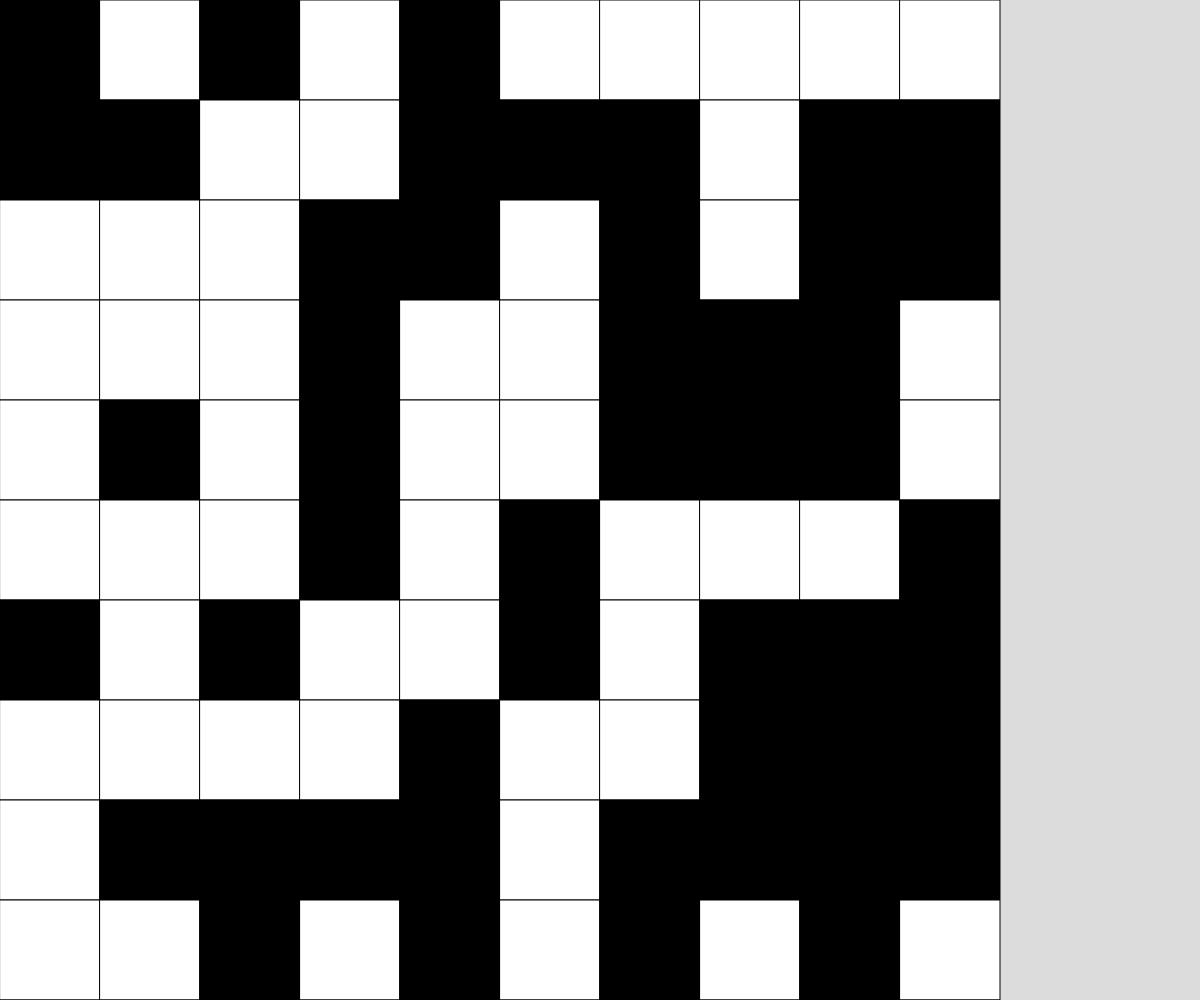
Frame 1 (no input)
Frame 60 (no input): identical to frame 1, image omitted
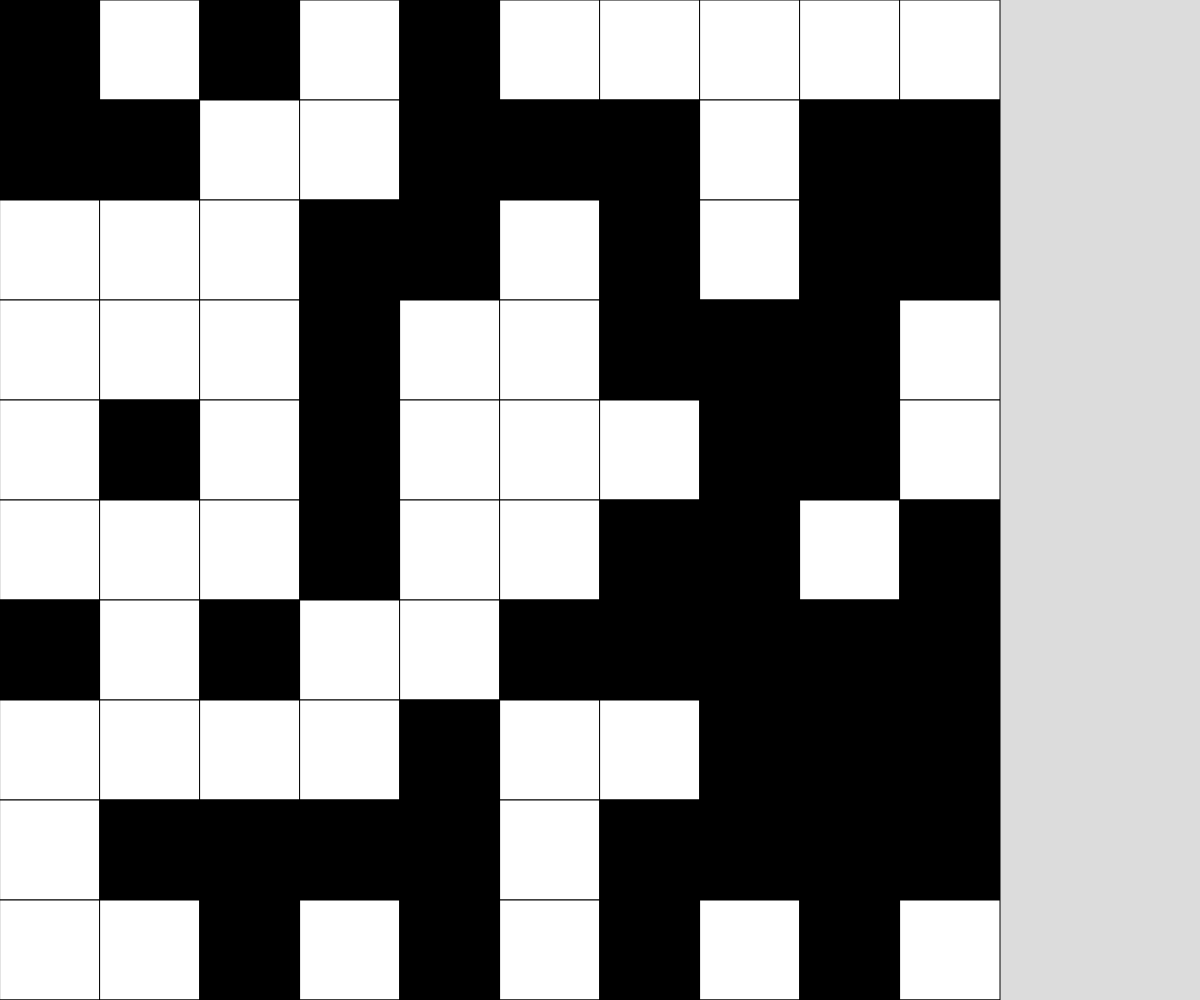
Frame 120 (the mouse pressed at the canvas centre since frame 60)

The p5.js sketch that drew these frames (run headless with seeded random() and noise() and a simulated clock; from frame 60 on, the mouse is pressed at the canvas centre):

// p5.js sketch
// ── sketch.js
// 2d rectangular grid demo

const CELL_SIZE = 100;
let rows;
let cols;
let grid;
let white = false;

function setup() {
  createCanvas(windowWidth, windowHeight);
  rows = Math.floor(height/CELL_SIZE);
  cols = Math.floor(width/CELL_SIZE);
  grid = generateGrid(cols,rows);
}

function draw() {
  background(220);


  displayGrid();
}

function generateGrid(cols,rows){
  newGrid = [];
  for (let y = 0; y < cols; y++){
    newGrid.push([]);
    for (let x = 0; x < rows; x++){
      clr = random(100);
      if (clr < 50 || white){
        newGrid[y].push(0);
      }
      else{
        newGrid[y].push(1);
      }
    }
  }
  return newGrid;
}



function displayGrid(){
  for (let y = 0; y < cols; y++){
    for (let x = 0; x < rows; x++){
      if (grid[y][x] === 0){
        fill('white');
      }
      else if(grid[y][x] === 1){
        fill('black');
      }

      square(x*CELL_SIZE,y*CELL_SIZE,CELL_SIZE);
    }
  }
}

function mousePressed(){
  let col = Math.floor(mouseY/CELL_SIZE);
  let row = Math.floor(mouseX/CELL_SIZE);

  toggleCell(col,row);
  toggleCell(col+1,row);
  toggleCell(col-1,row);
  toggleCell(col,row+1);
  toggleCell(col,row-1);
}

function toggleCell(col,row){

  if (col >= 0 && col < cols && row >= 0 && row < rows){
    if (grid[col][row] === 1){
      grid[col][row] = 0;
    }
    else if (grid[col][row] === 0){
      grid[col][row] = 1;
    }
  }
}

function keyPressed() {
  if (key === 'r'){
    white = false;
    grid = generateGrid(cols,rows);
  }
  else if (key === 'e'){
    white = true;
    grid = generateGrid(cols,rows);
  }
}
